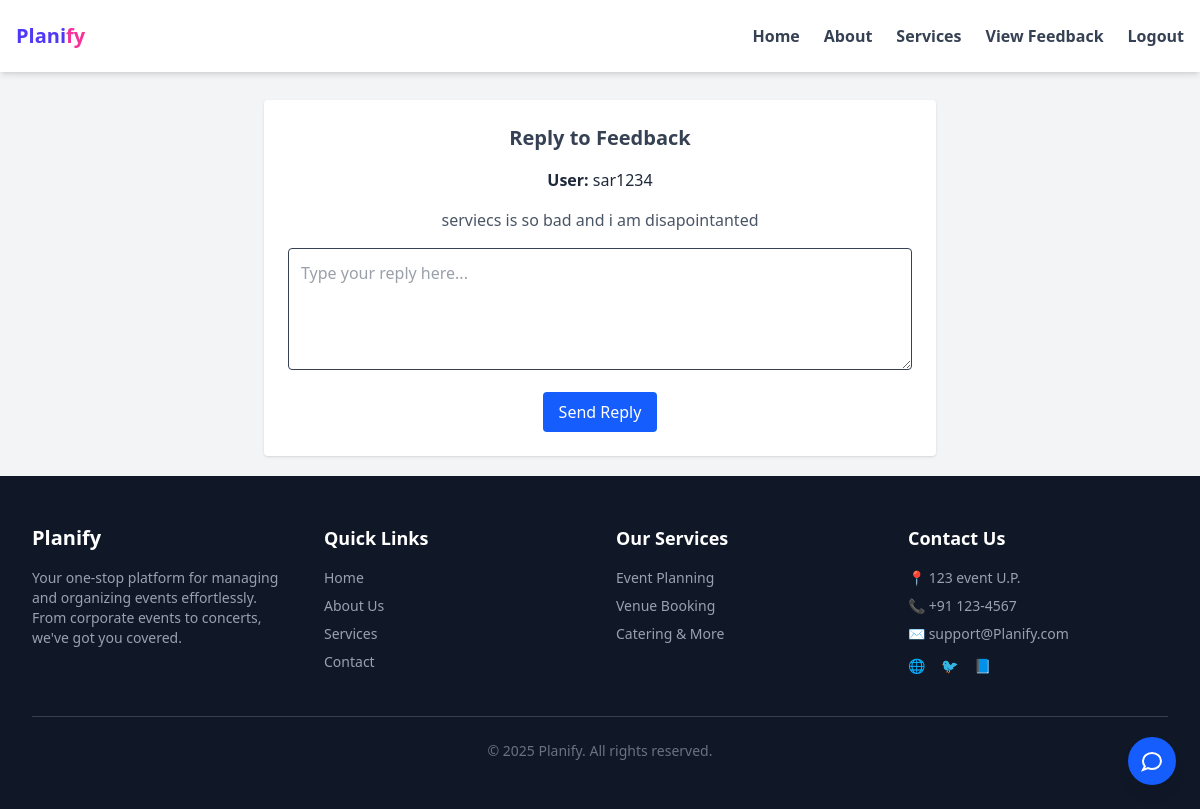
Screenshot of /feedback/reply/8/ (signed in) with the database file from the repository.
### myapp/models.py (models this page shows, shortened)
class Feedback(models.Model):
    user = models.ForeignKey(User, on_delete=models.CASCADE)
    message = models.TextField()
    sentiment = models.CharField(max_length=200, blank=True, null=True)  # Positive/Negative/Neutral
    created_at = models.DateTimeField(auto_now_add=True)
    admin_reply = models.TextField(blank=True, null=True)
    replied_at = models.DateTimeField(blank=True, null=True)

### myapp/views.py (the view, shortened to what this page needs)
# urls.py: path('feedback/reply/<int:feedback_id>/', Reply_feedback, name='reply_feedback'),
@user_passes_test(lambda u: u.is_staff or u.is_superuser)
def Reply_feedback(request, feedback_id):
    return render(request, 'reply_feedback.html', {'feedback': Feedback.objects.get(id=feedback_id)})

### myapp/templates/reply_feedback.html (shortened to what this page needs)
{% extends "base.html" %}
{% block content %}
<div class="max-w-2xl mx-auto text-center mt-10 p-6 bg-white rounded shadow">
  <h2 class="text-xl font-bold text-gray-700 mb-4">Reply to Feedback</h2>
  <p class="mb-4 text-gray-800"><strong>User:</strong> {{ feedback.user.username }}</p>
  <p class="mb-4 text-gray-600">{{ feedback.message }}</p>
  <form method="POST">
    <textarea name="admin_reply" rows="4" required class="w-full p-3 border rounded text-gray-700 focus:outline-none focus:ring focus:border-blue-500" placeholder="Type your reply here..."></textarea>
    <button type="submit" class="mt-4 bg-blue-600 text-white px-4 py-2 rounded hover:bg-blue-700">Send Reply</button>
  </form>
</div>
{% endblock %}

### rows the page displays
Feedback: user.username "sar1234", message "serviecs is so bad and i am disapointanted"
